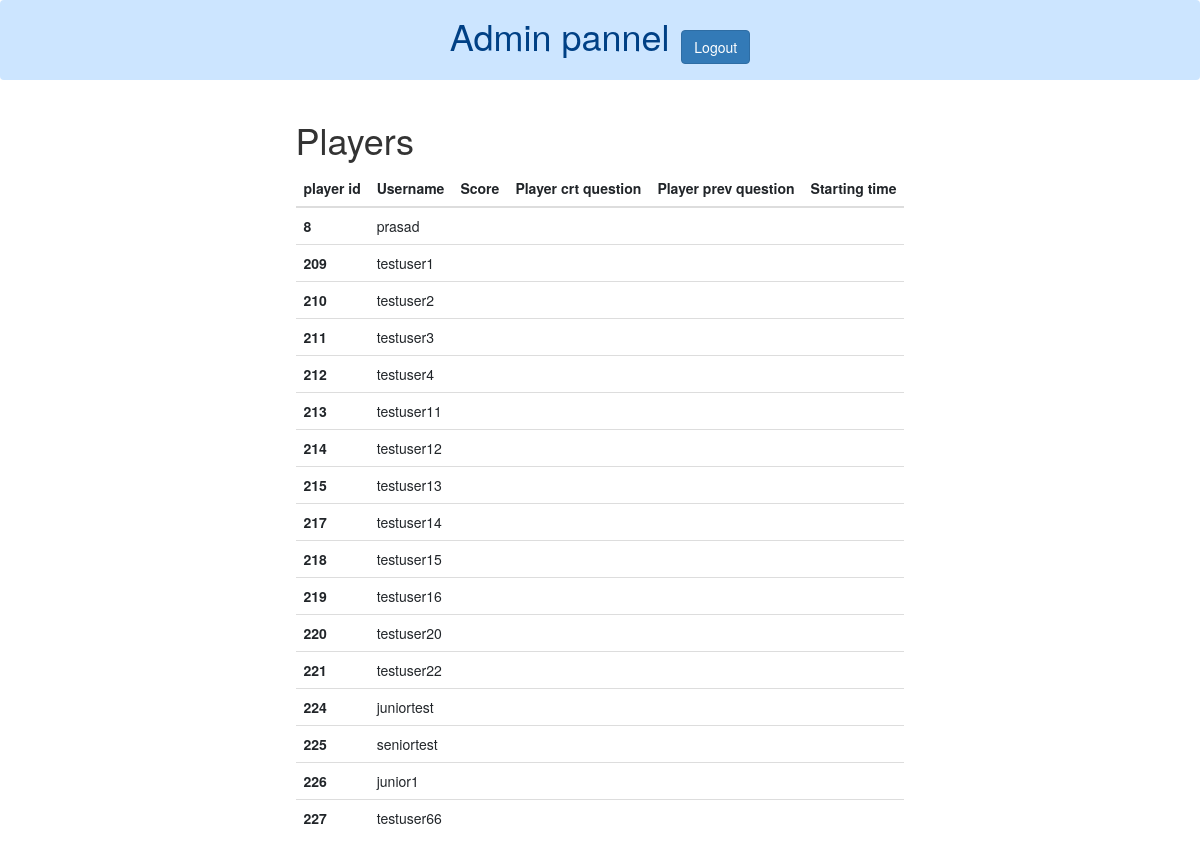
Screenshot of /settingwale/ (signed in) with the database file from the repository.
### app_1/models.py (models this page shows, shortened)
class Player(models.Model):
    user=models.OneToOneField(User, on_delete=models.CASCADE)
    playerScore = models.IntegerField(blank=True,default=0)
    questionList=models.TextField(null=True,blank=True)
    questionNumber = models.IntegerField(default=random.randint(1,10),null=True,blank=True)  #random question number of player
    questionIndex = models.IntegerField(default=1)                                   #number visible to user sequentialy
    isStarted=models.BooleanField(default=False)              #to check user started quizz or not
    isEnded=models.BooleanField(default=False)              #to check user started quizz or not
    rank = models.IntegerField(blank=True,null=True)
    previousQuestion = models.IntegerField(blank=True,default=0)
    startTime = models.DateTimeField(null=True,blank=True)  #actual starting time
    EndTime = models.DateTimeField(null=True,blank=True)  #game current time
    lifelineArray = models.TextField(blank=True,null=True,default="[]")
    lifelineActivationFlag = models.BooleanField(default=False)
    marksAdd=models.IntegerField(null=True,blank=True,default=4)  #marks add
    marksSubstract=models.IntegerField(null=True,blank=True,default=-2) #marks sub
    chatBotResponse = models.TextField(blank = True) # store chatBot ques. and ans 3rd lifelinr
    isTeamChoices = [
        (True,"True"),
        (False,"False")
    ]
    isTeam = models.BooleanField(choices=isTeamChoices,default=True)
    isJuniorChoices = [
        (True,"True"),
        (False,"False")
    ]
    isJunior = models.BooleanField(choices=isJuniorChoices,default=True)

### app_1/views.py (the view)
# urls.py: path('settingwale/', views.settingwale, name='settingwale'),
@login_required(login_url='login')
def settingwale(request):
    context={}
    players = Player.objects.all()
    context["players"]=players
    return render(request,"app_1/settingwale.html",context)

### app_1/templates/app_1/settingwale.html (shortened to what this page needs)
<!DOCTYPE html>
<html lang="en">
<head>
    <link rel="stylesheet" href="https://cdn.jsdelivr.net/npm/bootstrap@4.4.1/dist/css/bootstrap.min.css">
    <link rel="stylesheet" href="https://maxcdn.bootstrapcdn.com/bootstrap/3.4.1/css/bootstrap.min.css">
</head>
<body>
    <div class="alert alert-primary  text-center " role="alert">
        <h1 class="d-inline">Admin pannel</h1> &nbsp; <a href="/signout"><button class="btn btn-primary">Logout</button></a>
      </div>
    <div class="d-flex justify-content-around">
        <div>
            <h1>Players</h1>
            <table class="table table-hover">
                <thead>
                <tr>
                    <th scope="col">player id</th>
                    <th scope="col">Username</th>
                    <th scope="col">Score</th>
                    <th scope="col">Player crt question</th>
                    <th scope="col">Player prev question</th>
                    <th scope="col">Starting time</th>
                </tr>
                </thead>
                <tbody>
                    {% for player in players %}
                <tr>
                    <th scope="row">{{player.id}}</th>
                    <td>{{player.user}}</td>
                    <td>{{player.p_current_score}}</td>
                    <td>{{player.p_current_question}}</td>
                    <td>{{player.p_previous_question}}</td>
                    <td>{{player.p_starting_time}}</td>
                </tr>
                {% endfor %}
                </tbody>
            </table>
        </div>
    </div>
</body>
</html>

### rows the page displays
Player: id "8", user "prasad"
Player: id "209", user "testuser1"
Player: id "210", user "testuser2"
Player: id "211", user "testuser3"
Player: id "212", user "testuser4"
Player: id "213", user "testuser11"
Player: id "214", user "testuser12"
Player: id "215", user "testuser13"
Player: id "217", user "testuser14"
Player: id "218", user "testuser15"
Player: id "219", user "testuser16"
Player: id "220", user "testuser20"
Player: id "221", user "testuser22"
Player: id "224", user "juniortest"
Player: id "225", user "seniortest"
Player: id "226", user "junior1"
Player: id "227", user "testuser66"
